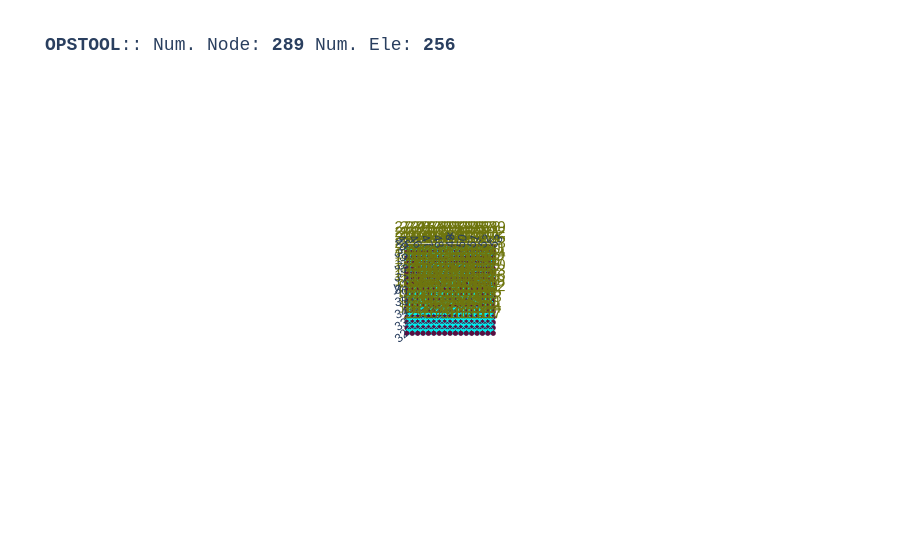

This figure's notebook cell:
### Code cell
opst.vis.plotly.plot_model(show_node_numbering=True, show_ele_numbering=False, show_nodal_loads = True)

### Figure 1 — Plotly figure (JSON) as saved in the notebook; plotly's stock layout.template omitted (floating-point values rounded to 4 significant figures; data arrays with more than 128 entries replaced by an {"elided": "..."} marker saying what was removed)
{"data": [{"color": "#00FFFF", "hoverinfo": "skip", "i": {"elided": "512 int values"}, "j": {"elided": "512 int values"}, "k": {"elided": "512 int values"}, "name": "BBarFourNodeQuadUP", "opacity": 1, "type": "mesh3d", "x": {"elided": "1024 float values"}, "y": {"elided": "1024 float values"}, "z": {"elided": "1024 float values"}}, {"connectgaps": false, "hoverinfo": "skip", "line": {"color": "black", "width": 1}, "mode": "lines", "name": "Edge", "type": "scatter3d", "x": {"elided": "1536 float values"}, "y": {"elided": "1536 float values"}, "z": {"elided": "1536 float values"}}, {"customdata": {"elided": "256 str values"}, "hovertemplate": "%{customdata}", "marker": {"color": "#00FFFF", "size": 3, "symbol": "diamond-open"}, "mode": "markers", "name": "BBarFourNodeQuadUP", "type": "scatter3d", "x": {"elided": "256 float values"}, "y": {"elided": "256 float values"}, "z": {"elided": "256 float values"}}, {"customdata": {"elided": "289 str values"}, "hovertemplate": "x: %{x}<br>y: %{y}<br>z: %{z} <br>nodeTag: %{customdata}", "marker": {"color": "#580f41", "size": 3, "symbol": "circle"}, "mode": "markers", "name": "Nodes", "type": "scatter3d", "x": {"elided": "289 float values"}, "y": {"elided": "289 float values"}, "z": {"elided": "289 float values"}}, {"mode": "text", "name": "Node Tag", "text": {"elided": "289 str values"}, "textfont": {"color": "#6e750e", "size": 15}, "type": "scatter3d", "x": {"elided": "289 float values"}, "y": {"elided": "289 float values"}, "z": {"elided": "289 float values"}}], "layout": {"autosize": true, "font": {"family": "Arial, sans-serif"}, "scene": {"aspectmode": "data", "camera": {"eye": {"x": 0, "y": -0.1, "z": 10}}, "dragmode": "pan", "xaxis": {"showbackground": false}, "yaxis": {"showbackground": false}, "zaxis": {"showbackground": true, "showgrid": true, "showticklabels": false, "ticks": "", "title": {"text": ""}, "visible": true}}, "showlegend": false, "title": {"font": {"family": "courier", "size": 18}, "text": "<b>OPSTOOL</b>:: Num. Node: <b>289</b> Num. Ele: <b>256</b>"}}}
